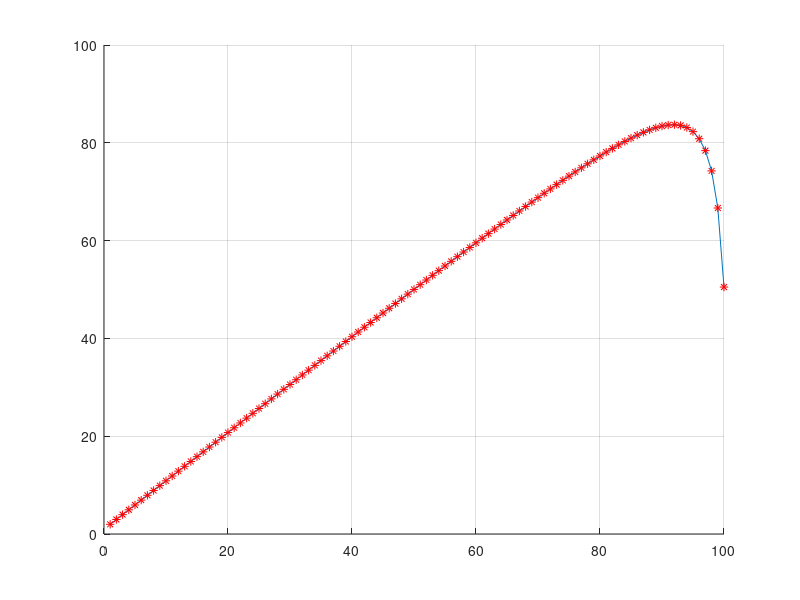

Here is the MATLAB script that generated this plot:
% We have a number from 1 to 100 in the first column. In the second column there are numbers
% from 100 to 1 (inversely). The third column is filled with the products of the previous numbers 
% in the rows. The fourth column is the arithmetic mean of the three previous numbers in the rows.
% Look when you change theend to the other number.
clear; clc; close all;
theend = 100;                       %define theend (numbers of points)

x = 1:1:theend;                     %define x (from 1 every 1 to theend).
def = theend:-1:1;                  %define def (from theend every -1 to 1).
number = def.*x;                    %Product two numbers
mean = (def+number)./(def+1);       %Mean of the numbers.
subplot(1,1,1)
hold on
plot(x, mean);
plot(x, mean, 'r*'); grid on;       %You can %comment% that
hold off